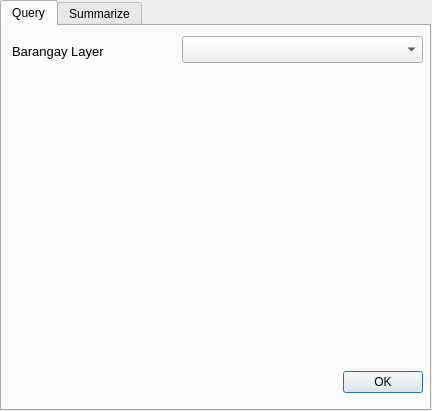
<?xml version="1.0" encoding="UTF-8"?>
<ui version="4.0">
 <class>MHCVAMBarangayDialog</class>
 <widget class="QDialog" name="MHCVAMBarangayDialog">
  <property name="geometry">
   <rect>
    <x>0</x>
    <y>0</y>
    <width>432</width>
    <height>411</height>
   </rect>
  </property>
  <property name="windowTitle">
   <string>MHCVAMS for LGU</string>
  </property>
  <widget class="QTabWidget" name="tabWidget">
   <property name="geometry">
    <rect>
     <x>0</x>
     <y>0</y>
     <width>431</width>
     <height>411</height>
    </rect>
   </property>
   <property name="currentIndex">
    <number>0</number>
   </property>
   <widget class="QWidget" name="brgyQueryTab">
    <attribute name="title">
     <string>Query</string>
    </attribute>
    <widget class="QDialogButtonBox" name="queryBrgyButtonBox">
     <property name="geometry">
      <rect>
       <x>10</x>
       <y>340</y>
       <width>411</width>
       <height>32</height>
      </rect>
     </property>
     <property name="orientation">
      <enum>Qt::Horizontal</enum>
     </property>
     <property name="standardButtons">
      <set>QDialogButtonBox::Ok</set>
     </property>
     <property name="centerButtons">
      <bool>false</bool>
     </property>
    </widget>
    <widget class="QLabel" name="queryBrgyLabel">
     <property name="geometry">
      <rect>
       <x>10</x>
       <y>10</y>
       <width>161</width>
       <height>31</height>
      </rect>
     </property>
     <property name="font">
      <font>
       <pointsize>10</pointsize>
      </font>
     </property>
     <property name="autoFillBackground">
      <bool>false</bool>
     </property>
     <property name="frameShape">
      <enum>QFrame::NoFrame</enum>
     </property>
     <property name="frameShadow">
      <enum>QFrame::Plain</enum>
     </property>
     <property name="text">
      <string>Barangay Layer</string>
     </property>
     <property name="wordWrap">
      <bool>true</bool>
     </property>
    </widget>
    <widget class="QgsMapLayerComboBox" name="queryBrgyComboBox">
     <property name="geometry">
      <rect>
       <x>180</x>
       <y>10</y>
       <width>241</width>
       <height>27</height>
      </rect>
     </property>
     <property name="filters">
      <set>QgsMapLayerProxyModel::HasGeometry</set>
     </property>
    </widget>
   </widget>
   <widget class="QWidget" name="brgySummarizeTab">
    <attribute name="title">
     <string>Summarize</string>
    </attribute>
    <widget class="QDialogButtonBox" name="summBrgyButtonBox">
     <property name="geometry">
      <rect>
       <x>10</x>
       <y>330</y>
       <width>411</width>
       <height>32</height>
      </rect>
     </property>
     <property name="orientation">
      <enum>Qt::Horizontal</enum>
     </property>
     <property name="standardButtons">
      <set>QDialogButtonBox::Ok</set>
     </property>
     <property name="centerButtons">
      <bool>false</bool>
     </property>
    </widget>
    <widget class="QLabel" name="summBrgyLabel">
     <property name="geometry">
      <rect>
       <x>10</x>
       <y>10</y>
       <width>161</width>
       <height>41</height>
      </rect>
     </property>
     <property name="font">
      <font>
       <pointsize>10</pointsize>
      </font>
     </property>
     <property name="autoFillBackground">
      <bool>false</bool>
     </property>
     <property name="frameShape">
      <enum>QFrame::NoFrame</enum>
     </property>
     <property name="frameShadow">
      <enum>QFrame::Plain</enum>
     </property>
     <property name="text">
      <string>Barangay Layer with Indicators</string>
     </property>
     <property name="wordWrap">
      <bool>true</bool>
     </property>
    </widget>
    <widget class="QgsMapLayerComboBox" name="summBrgyComboBox">
     <property name="geometry">
      <rect>
       <x>180</x>
       <y>10</y>
       <width>241</width>
       <height>27</height>
      </rect>
     </property>
     <property name="filters">
      <set>QgsMapLayerProxyModel::HasGeometry</set>
     </property>
    </widget>
    <widget class="QLabel" name="muniFieldLabel">
     <property name="geometry">
      <rect>
       <x>10</x>
       <y>50</y>
       <width>161</width>
       <height>31</height>
      </rect>
     </property>
     <property name="font">
      <font>
       <pointsize>10</pointsize>
      </font>
     </property>
     <property name="autoFillBackground">
      <bool>false</bool>
     </property>
     <property name="frameShape">
      <enum>QFrame::NoFrame</enum>
     </property>
     <property name="frameShadow">
      <enum>QFrame::Plain</enum>
     </property>
     <property name="text">
      <string>City/Municipality Field</string>
     </property>
     <property name="wordWrap">
      <bool>true</bool>
     </property>
    </widget>
    <widget class="QgsFieldComboBox" name="muniFieldComboBox">
     <property name="geometry">
      <rect>
       <x>180</x>
       <y>50</y>
       <width>241</width>
       <height>27</height>
      </rect>
     </property>
    </widget>
    <widget class="QComboBox" name="fieldComboBox">
     <property name="geometry">
      <rect>
       <x>180</x>
       <y>170</y>
       <width>241</width>
       <height>27</height>
      </rect>
     </property>
    </widget>
    <widget class="QLabel" name="categoryLabel">
     <property name="geometry">
      <rect>
       <x>10</x>
       <y>130</y>
       <width>161</width>
       <height>31</height>
      </rect>
     </property>
     <property name="font">
      <font>
       <pointsize>10</pointsize>
      </font>
     </property>
     <property name="autoFillBackground">
      <bool>false</bool>
     </property>
     <property name="frameShape">
      <enum>QFrame::NoFrame</enum>
     </property>
     <property name="frameShadow">
      <enum>QFrame::Plain</enum>
     </property>
     <property name="text">
      <string>Limit By Category</string>
     </property>
     <property name="wordWrap">
      <bool>true</bool>
     </property>
    </widget>
    <widget class="QLabel" name="orLabel">
     <property name="geometry">
      <rect>
       <x>10</x>
       <y>110</y>
       <width>161</width>
       <height>31</height>
      </rect>
     </property>
     <property name="font">
      <font>
       <pointsize>10</pointsize>
      </font>
     </property>
     <property name="autoFillBackground">
      <bool>false</bool>
     </property>
     <property name="frameShape">
      <enum>QFrame::NoFrame</enum>
     </property>
     <property name="frameShadow">
      <enum>QFrame::Plain</enum>
     </property>
     <property name="text">
      <string>or</string>
     </property>
     <property name="wordWrap">
      <bool>true</bool>
     </property>
    </widget>
    <widget class="QComboBox" name="categoryComboBox">
     <property name="geometry">
      <rect>
       <x>180</x>
       <y>130</y>
       <width>241</width>
       <height>27</height>
      </rect>
     </property>
    </widget>
    <widget class="QLabel" name="agencyLabel">
     <property name="geometry">
      <rect>
       <x>10</x>
       <y>90</y>
       <width>161</width>
       <height>31</height>
      </rect>
     </property>
     <property name="font">
      <font>
       <pointsize>10</pointsize>
      </font>
     </property>
     <property name="autoFillBackground">
      <bool>false</bool>
     </property>
     <property name="frameShape">
      <enum>QFrame::NoFrame</enum>
     </property>
     <property name="frameShadow">
      <enum>QFrame::Plain</enum>
     </property>
     <property name="text">
      <string>Limit By Agency</string>
     </property>
     <property name="wordWrap">
      <bool>true</bool>
     </property>
    </widget>
    <widget class="QComboBox" name="agencyComboBox">
     <property name="geometry">
      <rect>
       <x>180</x>
       <y>90</y>
       <width>241</width>
       <height>27</height>
      </rect>
     </property>
    </widget>
    <widget class="QLabel" name="fieldLabel">
     <property name="geometry">
      <rect>
       <x>10</x>
       <y>170</y>
       <width>161</width>
       <height>31</height>
      </rect>
     </property>
     <property name="font">
      <font>
       <pointsize>10</pointsize>
      </font>
     </property>
     <property name="autoFillBackground">
      <bool>false</bool>
     </property>
     <property name="frameShape">
      <enum>QFrame::NoFrame</enum>
     </property>
     <property name="frameShadow">
      <enum>QFrame::Plain</enum>
     </property>
     <property name="text">
      <string>Field to Summarize</string>
     </property>
     <property name="wordWrap">
      <bool>true</bool>
     </property>
    </widget>
    <widget class="QLabel" name="statLabel">
     <property name="geometry">
      <rect>
       <x>10</x>
       <y>210</y>
       <width>161</width>
       <height>31</height>
      </rect>
     </property>
     <property name="font">
      <font>
       <pointsize>10</pointsize>
      </font>
     </property>
     <property name="autoFillBackground">
      <bool>false</bool>
     </property>
     <property name="frameShape">
      <enum>QFrame::NoFrame</enum>
     </property>
     <property name="frameShadow">
      <enum>QFrame::Plain</enum>
     </property>
     <property name="text">
      <string>Summary Statistic</string>
     </property>
     <property name="wordWrap">
      <bool>true</bool>
     </property>
    </widget>
    <widget class="QComboBox" name="statComboBox">
     <property name="geometry">
      <rect>
       <x>180</x>
       <y>210</y>
       <width>241</width>
       <height>27</height>
      </rect>
     </property>
     <item>
      <property name="text">
       <string>SUM</string>
      </property>
     </item>
     <item>
      <property name="text">
       <string>MEAN</string>
      </property>
     </item>
     <item>
      <property name="text">
       <string>MIN</string>
      </property>
     </item>
     <item>
      <property name="text">
       <string>MAX</string>
      </property>
     </item>
     <item>
      <property name="text">
       <string>PERCENTAGE</string>
      </property>
     </item>
    </widget>
    <widget class="QCheckBox" name="labelCheckBox">
     <property name="geometry">
      <rect>
       <x>10</x>
       <y>290</y>
       <width>151</width>
       <height>22</height>
      </rect>
     </property>
     <property name="text">
      <string>Add Labels</string>
     </property>
    </widget>
    <widget class="QCheckBox" name="symCheckBox">
     <property name="geometry">
      <rect>
       <x>10</x>
       <y>310</y>
       <width>151</width>
       <height>22</height>
      </rect>
     </property>
     <property name="text">
      <string>Add Symbology</string>
     </property>
    </widget>
   </widget>
  </widget>
 </widget>
 <customwidgets>
  <customwidget>
   <class>QgsFieldComboBox</class>
   <extends>QComboBox</extends>
   <header>qgsfieldcombobox.h</header>
  </customwidget>
  <customwidget>
   <class>QgsMapLayerComboBox</class>
   <extends>QComboBox</extends>
   <header>qgsmaplayercombobox.h</header>
  </customwidget>
 </customwidgets>
 <resources/>
 <connections/>
</ui>
